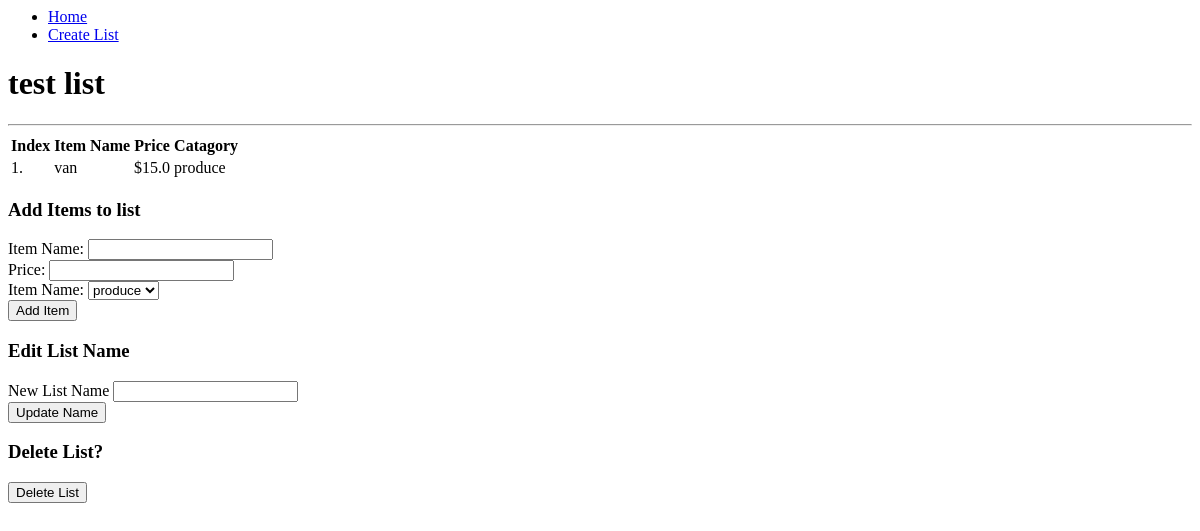
The page /view_list/1 on the database as committed earlier.
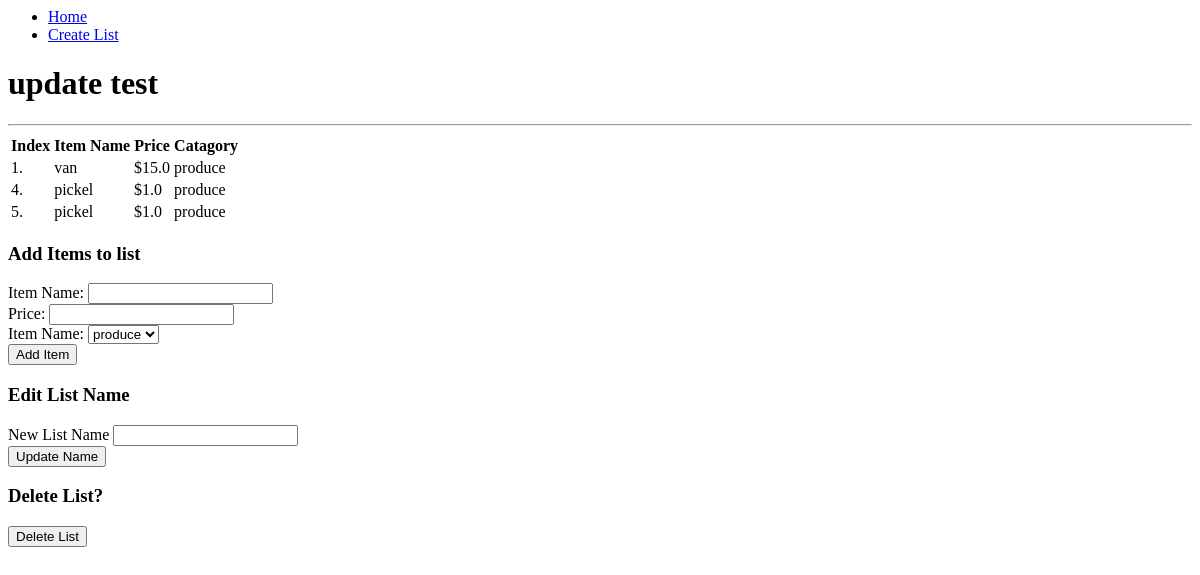
The same page on the database as committed later.
### app.py (models this page shows, shortened)
class List(db.Model):
    id = db.Column(db.Integer, primary_key=True)
    name = db.Column(db.String(200), nullable=False)

class Item(db.Model):
    id = db.Column(db.Integer, primary_key=True)
    name = db.Column(db.String(200), nullable = False)
    price = db.Column(db.Float, nullable = False)
    list_id = db.Column(db.Integer, db.ForeignKey('list.id'), nullable=False)
    list = db.relationship('List', backref=db.backref('item', lazy=True))
    catagory_id = db.Column(db.Integer, db.ForeignKey('catagory.id'), nullable=False)
    catagory = db.relationship('Catagory', backref=db.backref('catagory', lazy=True))

class Catagory(db.Model):
    id = db.Column(db.Integer, primary_key=True)
    name = db.Column(db.String(200), nullable=False)

### app.py (the view)
@app.route('/view_list/<int:list_id>', methods=['GET', 'POST'])
def view_list(list_id):
    print("blah blah")
    print(f"list id : {list_id}")
    item_list = Item.query.filter_by(list_id = list_id).all()
    curr_list = List.query.filter_by(id = list_id).first_or_404(description="Error from list")
    cat = Catagory.query.all()
    return render_template('view_list.html', list = curr_list, items = item_list, catagory = cat)

### templates/view_list.html (shortened to what this page needs)
{% extends 'base.html' %}
{% block body %}
<div>
    <h1>{{ list.name }}</h1>
    <hr>
    <table>
        <thead>
            <th>Index</th>
            <th>Item Name</th>
            <th>Price</th>
            <th>Catagory</th>
        </thead>
        {% for item in items %}
            <tr>
                <td>{{ item.id }}.</td>
                <td>{{ item.name }}</td>
                <td>${{ item.price}}</td>
                <td>{{ item.catagory.name }}</td>
            </tr>
        {% endfor %}
    </table>
</div>
<div>
    <h3>Add Items to list</h3>
    <form action="/add_item/{{ list.id }}" method="POST">
        <label for="name">Item Name:</label>
        <input type="text" id="name" name="name">
        <br>
        <label for="price">Price:</label>
        <input type="text" id="price" name="price">
        <br>
        <label for="cat">Item Name:</label>
        <select name="cat" id="cat">
            {% for c in catagory %}
                <option value="{{ c.id }}">{{ c.name }}</option>
            {% endfor %}
        </select>
        <br>
        <input type="submit" value="Add Item">
    </form>
</div>
<div>
    <h3>Edit List Name</h3>
    <form action="/edit_list_name/{{ list.id }}" method="POST">
        <label for="list_name">New List Name</label>
        <input type="text" id="list_name" name="list_name">
        <br>
        <input type="submit" value="Update Name">
    </form>
</div>
<div>
    <h3>Delete List?</h3>
    <form action="/delete_list/{{ list.id }}" method="POST">
        <input type="submit" value="Delete List">
    </form>
</div>
{% endblock %}

### templates/base.html (shortened to what this page needs)
<html lang="en">
<head>
</head>
<body>
    <nav>
        <ul>
            <li><a href="/">Home</a></li>
            <li><a href="/create_list">Create List</a></li>
        </ul>
    </nav>
    {% block body %}{% endblock %}
</body>
</html>

Rows that differ between the two databases and show on the page:
changed List: name "test list" → "update test"
added Item: id "4", name "pickel", price "1.0", catagory.name "produce"
added Item: id "5", name "pickel", price "1.0", catagory.name "produce"
